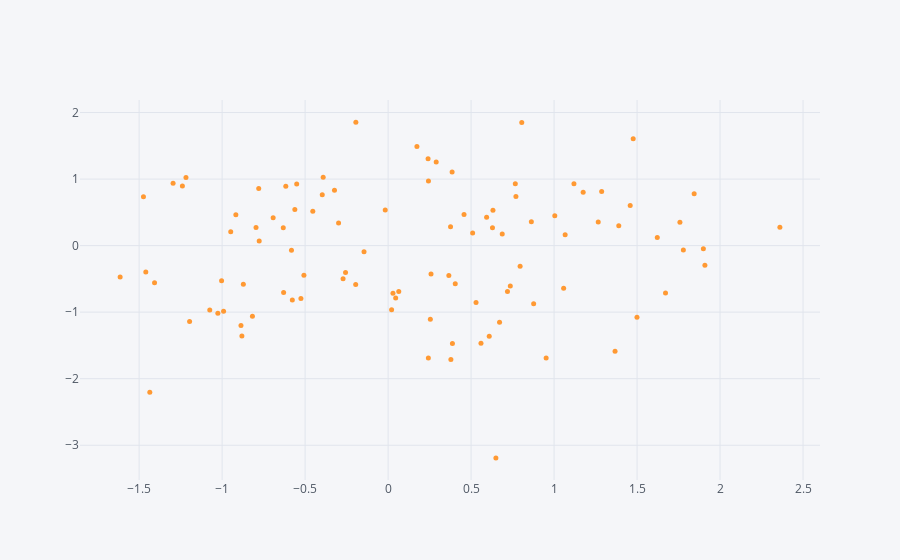

The code cell stored with this chart in its notebook:
### Code cell
df.iplot(kind='scatter',x='A',y='B',mode='markers',size=5)
